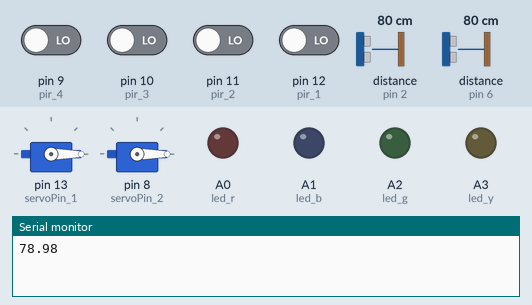
Recording of a sketch running on a simulated Arduino Uno, built with avr-gcc and run on an emulated ATmega328P. Shown: 2 × servo, output pins drawn as LEDs (lit = HIGH), the last lines printed to the serial monitor. Wiring (inferred from the names in the program): ultrasonic range finder: trigger pin 3; echo pin 2. The test bench sets the inputs (shaded band); at power-on: pin 9 (pir_4), pin 10 (pir_3), pin 11 (pir_2), pin 12 (pir_1) LOW, distance to the obstacle (sensors on pin 2, pin 6) 80 cm. The echo pulse lasts 58.3 µs per cm; pins used as bus, display or sensor lines are not drawn.

Above: at 7.8 s.
7.9 s: pin 9 (pir_4) driven HIGH
At 10.4 s:
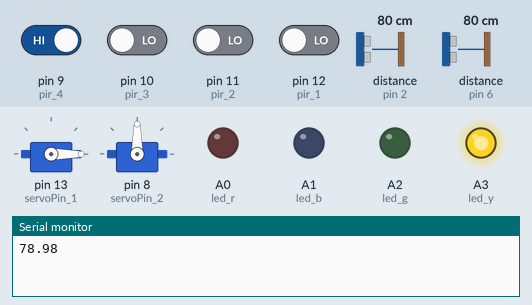
At 15.6 s:
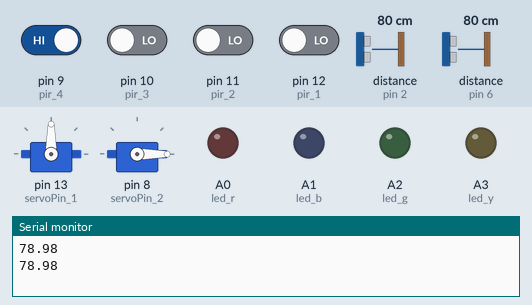
Timing chart, 0 to 17.0 s (numbered marks = the images above; inputs shaded):
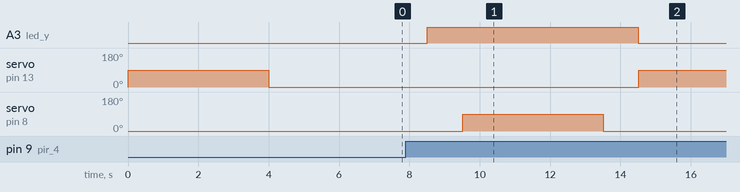

Measured:
- after the input at 7.9 s, A3 (led_y): LOW → HIGH after 0.61 s, → LOW 6.0 s later; servo on pin 13 (servoPin_1): 0° → 90° after 6.6 s; servo on pin 8 (servoPin_2): 0° → 90° after 1.6 s, → 0° 4.0 s later

The sketch:

drive_through1.ino
```cpp
#include<Servo.h>
Servo servo_1;
Servo servo_2;

//US 1
#define trigPin_1 3   //setting trigPin for ultrasonic distance sensor
#define echoPin_1 2    //setting echoPin for ultrasonic distance sensor

//US 2
#define trigPin_2 7   //setting trigPin for ultrasonic distance sensor
#define echoPin_2 6    //setting echoPin for ultrasonic distance sensor


float duration, distance;
int pos = 0;
int servoPin_1 = 13;
int servoPin_2 = 8;

//For PIR
int pir_1 = 12;    //For PIR 1
int pir_2 = 11;    //For PIR 2
int pir_3 = 10;    //For PIR 3
int pir_4 = 9;     //For PIR 4

//to read input from IR
int pir_pin_1 = LOW, pir_pin_2 = LOW, pir_pin_3 = LOW, pir_pin_4 = LOW;

int led_r = A0;  //Menu item A
int led_b = A1;	 //Menu item B
int led_g = A2;  //Menu item C
int led_y = A3;  //Menu item D

/* using this bool checker so that the exit barricade function only works
after an item has been chosen from the menu*/
bool checker = false;

void openBarricade()
{
  //Make servo go to 90 degrees
  servo_1.write(90);
  delay(4000);  //open barricade for 3secs

  //Make servo go to 0 degrees
  servo_1.write(0);
}

void closeBarricade()
{
  //Make servo go to 90 degrees
  servo_2.write(90);
  delay(4000);  //open barricade for 3secs

  //Make servo go to 0 degrees
  servo_2.write(0);
}

void menuSelect()
{
    pir_pin_1 = digitalRead(pir_1);
  	pir_pin_2 = digitalRead(pir_2);
  	pir_pin_3 = digitalRead(pir_3);
  	pir_pin_4 = digitalRead(pir_4);
    delay(500);
  	//To light up Red LED if MENU 1 is chosen
  	if(pir_pin_1 == HIGH){
    	digitalWrite(led_r, HIGH);
  		digitalWrite(led_b, LOW);
    	digitalWrite(led_g, LOW);
  		digitalWrite(led_y, LOW);
      	checker = true;
  	}
    //To light up Blue LED if MENU 2 is chosen
  	else if(pir_pin_2 == HIGH){
    	digitalWrite(led_r, LOW);
  		digitalWrite(led_b, HIGH);
    	digitalWrite(led_g, LOW);
  		digitalWrite(led_y, LOW);
        checker = true;
  	}
    //To light up green LED if MENU 3 is chosen
  	else if(pir_pin_3 == HIGH){
    	digitalWrite(led_r, LOW);
  		digitalWrite(led_b, LOW);
    	digitalWrite(led_g, HIGH);
  		digitalWrite(led_y, LOW);
      	checker = true;
  	}
    //To light up yellow LED if MENU 4 is chosen
  	else if(pir_pin_4 == HIGH){
    	digitalWrite(led_r, LOW);
  		digitalWrite(led_b, LOW);
    	digitalWrite(led_g, LOW);
  		digitalWrite(led_y, HIGH);
        checker = true;
  	}
}

void setup()
{
  Serial.begin(9600);

  pinMode(trigPin_1, OUTPUT);
  pinMode(echoPin_1, INPUT);
  pinMode(trigPin_2, OUTPUT);
  pinMode(echoPin_2, INPUT);

  servo_1.attach(servoPin_1);
  servo_1.write(pos);     //Setting the barricade to be closed initially
  servo_2.attach(servoPin_2);
  servo_2.write(pos);     //Setting the barricade to be closed initially

  pinMode(pir_1, INPUT);  //input from IR1
  pinMode(pir_2, INPUT);  //input from IR2
  pinMode(pir_3, INPUT);  //input from IR3
  pinMode(pir_4, INPUT);  //input from IR4
  pinMode(led_r, OUTPUT); //Menu item A
  pinMode(led_b, OUTPUT); //Menu item B
  pinMode(led_g, OUTPUT); //Menu item C
  pinMode(led_y, OUTPUT); //Menu item D
}

void loop()
{
  /*Use a flag so that the menuSelect function only runs when the
  barricade has been opned once*/
  int flag = 0;

  //Setting all LED's to LOW
  digitalWrite(led_r, LOW);
  digitalWrite(led_b, LOW);
  digitalWrite(led_g, LOW);
  digitalWrite(led_y, LOW);

  //Using Ultrasonic sensor to detect a car coming through
  digitalWrite(trigPin_1, LOW);
  delayMicroseconds(2);
  digitalWrite(trigPin_1, HIGH); //sending pulse from trigPin
  delayMicroseconds(10);
  digitalWrite(trigPin_1,LOW);
  duration = pulseIn(echoPin_1, HIGH); //recieving duration of pulse in echoPin
  distance = duration*0.034/2;   //distance from sensor
  Serial.println(distance);

  //Condition for opening barricade
  if(distance <= 150)
   {
    openBarricade();
    flag = 1;
    //after car moves on to window 1
     delay(2000);
   }

  //to select menu and light the LED corresponding to chosen menu
  if(flag == 1)
  {
    while(!checker)
    {
      menuSelect();
    }
    delay(1000);

    /*this while loop ensures that the code doesnt go back to the top of void loop
    before the car has exited*/
    while(checker){
    	//Using Ultrasonic sensor to detect a car coming through
  		digitalWrite(trigPin_2, LOW);
  		delayMicroseconds(2);
  		digitalWrite(trigPin_2, HIGH); //sending pulse from trigPin
  		delayMicroseconds(10);
  		digitalWrite(trigPin_2,LOW);
  		duration = pulseIn(echoPin_2, HIGH); //recieving duration of pulse in echoPin
  		distance = duration*0.034/2;   //distance from sensor

    	//Condition for opening barricade for car to exit
  		if(distance <= 150)
   		{
   			closeBarricade();
    		flag = 0;
            checker = false;
    		delay(1000);
      	}
    }
   }

  //reseting all PIR pins to low
  pir_pin_1 = LOW;
  pir_pin_2 = LOW;
  pir_pin_3 = LOW;
  pir_pin_4 = LOW;
 }
```
